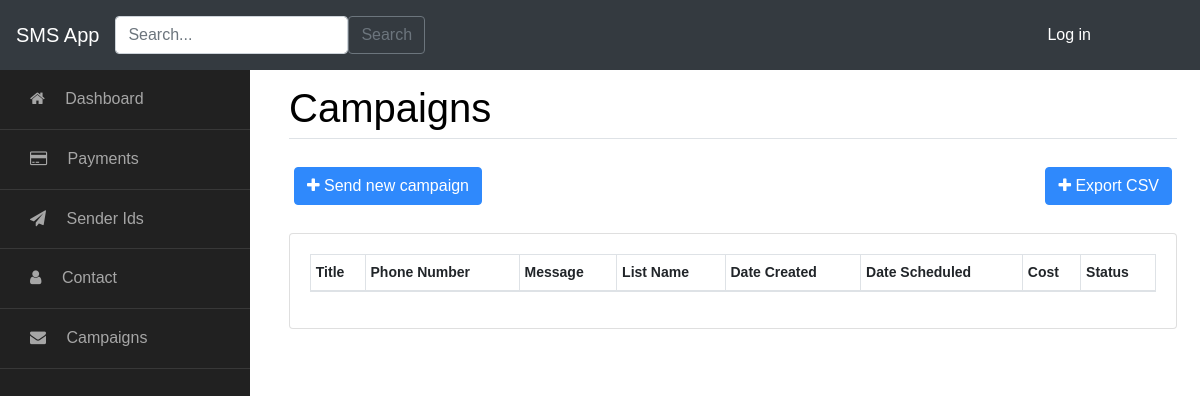
Before: /campaign/25 with the older database file.
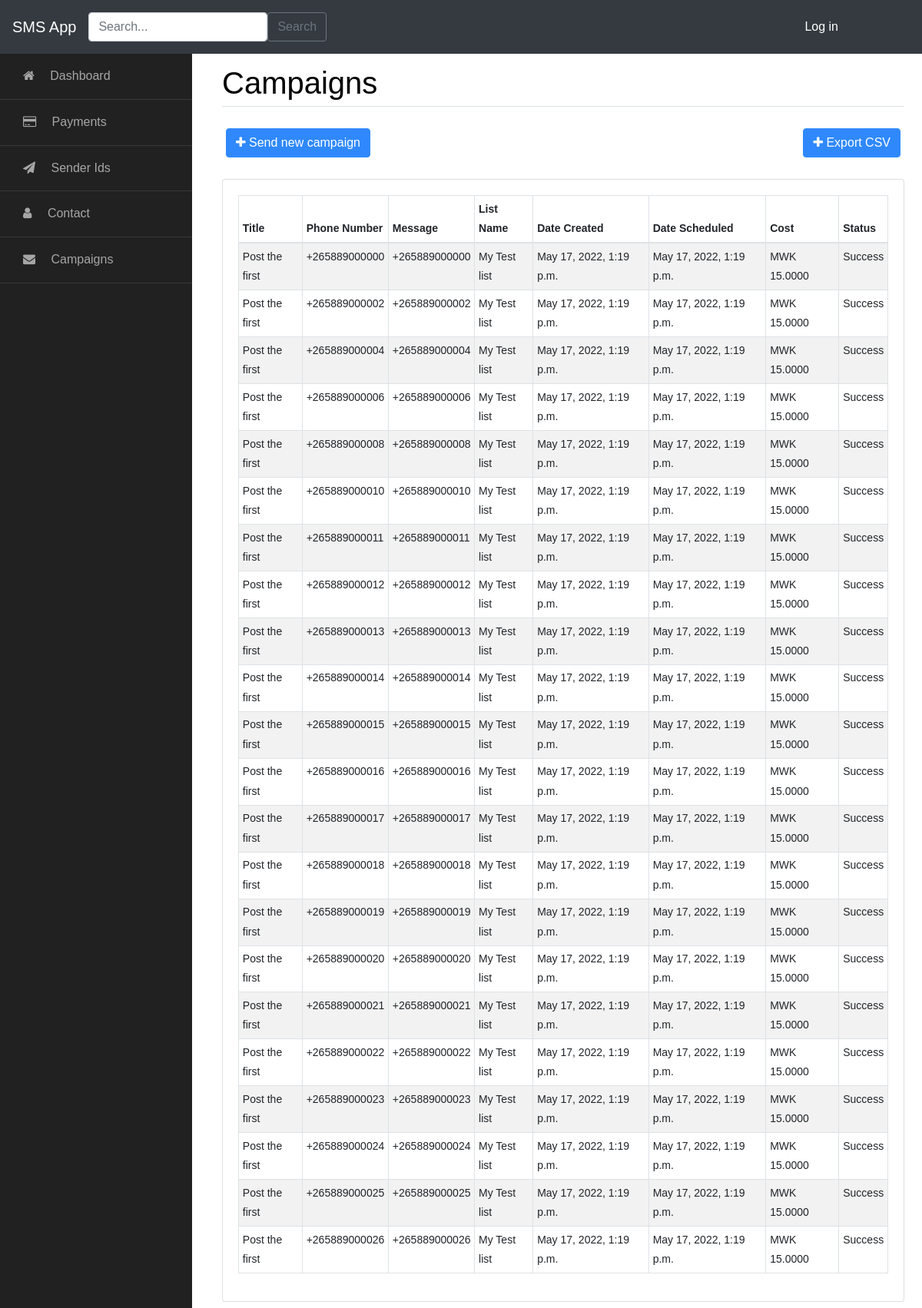
After: the same page with the newer database file.
### smsApp/models.py (models this page shows, shortened)
class Campaign(models.Model):
    title = models.CharField(max_length=255, blank=False, null=False)
    phone_number = models.CharField(max_length=16)
    message = models.TextField()
    list_name = models.ForeignKey(ContactList, default=True, on_delete=models.PROTECT)
    date_created = models.DateTimeField(auto_now_add=True)
    date_scheduled = models.DateTimeField(auto_now_add=True)
    cost = models.CharField(max_length=13, default='MWK 0.0000')
    status = models.CharField(max_length=10, blank=True, null=True)
    statusCode = models.IntegerField(blank=True, null=True)

class ContactList(models.Model):
    list_name = models.CharField(max_length=100)
    list_description = models.TextField()
    date_created = models.DateTimeField(auto_now_add=True)
    def __str__(self):
        return self.list_name

### smsApp/views.py (the view)
# urls.py: path('campaign/<int:list_name>', campaign_detail, name='campaign-detail'),
def campaign_detail(request, list_name):
    campaign_list = Campaign.objects.filter(list_name=list_name)
    return render(request, 'smsApp/campaign_detail_view.html', {'list_name': list_name, 'campaign_list': campaign_list})

### smsApp/templates/smsApp/campaign_detail_view.html (shortened to what this page needs)
{% extends 'smsApp/base.html' %}
{% load crispy_forms_tags %}
{% block page %} Campaigns {% endblock %}
{% block content %}
    <div class="row mb-2">
            <div class="card-body col-sm-12">
                <div class="actions">
                    <a href="{% url 'campaign-create' %}" class="btn btn-primary"><i class="fa fa-plus"></i> Send new campaign</a>
                    <a href="{% url 'campaign-csv' list_name %}" class="btn btn-primary float-right"><i class="fa fa-plus"></i> Export CSV</a>
                </div>
            </div>
        </div>
    <div class="card">
        <div class="card-body col-sm-12">
            <table id="dtBasicExample" class="table table-striped table-bordered table-sm" cellspacing="0" width="100%">
                <thead>
                 <tr>
                    <th scope="col">Title</th>
                    <th scope="col">Phone Number</th>
                    <th scope="col">Message</th>
                    <th scope="col">List Name</th>
                    <th scope="col">Date Created</th>
                    <th scope="col">Date Scheduled</th>
                    <th scope="col">Cost</th>
                    <th scope="col">Status</th>
                </tr>
                </thead>
                <tbody>
                {% for campaign in campaign_list %}
                <tr class="clickable-row table-row">
                    <td>{{ campaign.title}}</td>
                    <td>{{ campaign.phone_number}}</td>
                    <td>{{ campaign.message }}</td>
                    <td>{{ campaign.list_name }}</td>
                    <td>{{ campaign.date_created }}</td>
                    <td>{{ campaign.date_scheduled}}</td>
                    <td>{{ campaign.cost}}</td>
                    <td>{{ campaign.status }}</td>
                </tr>
                {% endfor %}
                </tbody>
            </table>
        </div>
    </div>
{% endblock %}

Changed rows visible on the page:
added Campaign: title "Post the first", phone_number "+265889000000", message "+265889000000", list_name "My Test list", date_created "May 17, 2022, 1:19 p.m.", date_scheduled "May 17, 2022, 1:19 p.m.", cost "MWK 15.0000", status "Success"
added Campaign: title "Post the first", phone_number "+265889000002", message "+265889000002", list_name "My Test list", date_created "May 17, 2022, 1:19 p.m.", date_scheduled "May 17, 2022, 1:19 p.m.", cost "MWK 15.0000", status "Success"
added Campaign: title "Post the first", phone_number "+265889000004", message "+265889000004", list_name "My Test list", date_created "May 17, 2022, 1:19 p.m.", date_scheduled "May 17, 2022, 1:19 p.m.", cost "MWK 15.0000", status "Success"
added Campaign: title "Post the first", phone_number "+265889000006", message "+265889000006", list_name "My Test list", date_created "May 17, 2022, 1:19 p.m.", date_scheduled "May 17, 2022, 1:19 p.m.", cost "MWK 15.0000", status "Success"
added Campaign: title "Post the first", phone_number "+265889000008", message "+265889000008", list_name "My Test list", date_created "May 17, 2022, 1:19 p.m.", date_scheduled "May 17, 2022, 1:19 p.m.", cost "MWK 15.0000", status "Success"
added Campaign: title "Post the first", phone_number "+265889000010", message "+265889000010", list_name "My Test list", date_created "May 17, 2022, 1:19 p.m.", date_scheduled "May 17, 2022, 1:19 p.m.", cost "MWK 15.0000", status "Success"
added Campaign: title "Post the first", phone_number "+265889000011", message "+265889000011", list_name "My Test list", date_created "May 17, 2022, 1:19 p.m.", date_scheduled "May 17, 2022, 1:19 p.m.", cost "MWK 15.0000", status "Success"
added Campaign: title "Post the first", phone_number "+265889000012", message "+265889000012", list_name "My Test list", date_created "May 17, 2022, 1:19 p.m.", date_scheduled "May 17, 2022, 1:19 p.m.", cost "MWK 15.0000", status "Success"
added Campaign: title "Post the first", phone_number "+265889000013", message "+265889000013", list_name "My Test list", date_created "May 17, 2022, 1:19 p.m.", date_scheduled "May 17, 2022, 1:19 p.m.", cost "MWK 15.0000", status "Success"
added Campaign: title "Post the first", phone_number "+265889000014", message "+265889000014", list_name "My Test list", date_created "May 17, 2022, 1:19 p.m.", date_scheduled "May 17, 2022, 1:19 p.m.", cost "MWK 15.0000", status "Success"
added Campaign: title "Post the first", phone_number "+265889000015", message "+265889000015", list_name "My Test list", date_created "May 17, 2022, 1:19 p.m.", date_scheduled "May 17, 2022, 1:19 p.m.", cost "MWK 15.0000", status "Success"
added Campaign: title "Post the first", phone_number "+265889000016", message "+265889000016", list_name "My Test list", date_created "May 17, 2022, 1:19 p.m.", date_scheduled "May 17, 2022, 1:19 p.m.", cost "MWK 15.0000", status "Success"
added Campaign: title "Post the first", phone_number "+265889000017", message "+265889000017", list_name "My Test list", date_created "May 17, 2022, 1:19 p.m.", date_scheduled "May 17, 2022, 1:19 p.m.", cost "MWK 15.0000", status "Success"
added Campaign: title "Post the first", phone_number "+265889000018", message "+265889000018", list_name "My Test list", date_created "May 17, 2022, 1:19 p.m.", date_scheduled "May 17, 2022, 1:19 p.m.", cost "MWK 15.0000", status "Success"
added Campaign: title "Post the first", phone_number "+265889000019", message "+265889000019", list_name "My Test list", date_created "May 17, 2022, 1:19 p.m.", date_scheduled "May 17, 2022, 1:19 p.m.", cost "MWK 15.0000", status "Success"
added Campaign: title "Post the first", phone_number "+265889000020", message "+265889000020", list_name "My Test list", date_created "May 17, 2022, 1:19 p.m.", date_scheduled "May 17, 2022, 1:19 p.m.", cost "MWK 15.0000", status "Success"
added Campaign: title "Post the first", phone_number "+265889000021", message "+265889000021", list_name "My Test list", date_created "May 17, 2022, 1:19 p.m.", date_scheduled "May 17, 2022, 1:19 p.m.", cost "MWK 15.0000", status "Success"
added Campaign: title "Post the first", phone_number "+265889000022", message "+265889000022", list_name "My Test list", date_created "May 17, 2022, 1:19 p.m.", date_scheduled "May 17, 2022, 1:19 p.m.", cost "MWK 15.0000", status "Success"
added Campaign: title "Post the first", phone_number "+265889000023", message "+265889000023", list_name "My Test list", date_created "May 17, 2022, 1:19 p.m.", date_scheduled "May 17, 2022, 1:19 p.m.", cost "MWK 15.0000", status "Success"
added Campaign: title "Post the first", phone_number "+265889000024", message "+265889000024", list_name "My Test list", date_created "May 17, 2022, 1:19 p.m.", date_scheduled "May 17, 2022, 1:19 p.m.", cost "MWK 15.0000", status "Success"
added Campaign: title "Post the first", phone_number "+265889000025", message "+265889000025", list_name "My Test list", date_created "May 17, 2022, 1:19 p.m.", date_scheduled "May 17, 2022, 1:19 p.m.", cost "MWK 15.0000", status "Success"
added Campaign: title "Post the first", phone_number "+265889000026", message "+265889000026", list_name "My Test list", date_created "May 17, 2022, 1:19 p.m.", date_scheduled "May 17, 2022, 1:19 p.m.", cost "MWK 15.0000", status "Success"
